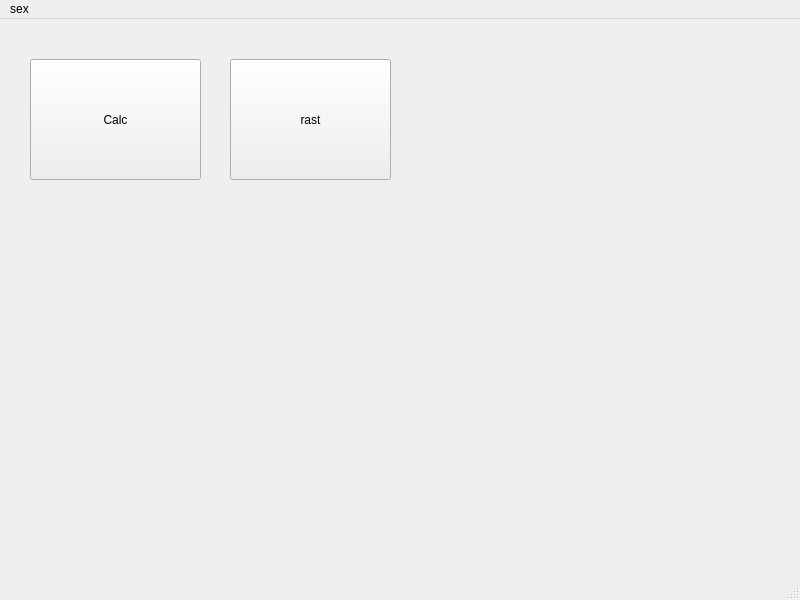
<?xml version="1.0" encoding="UTF-8"?>
<ui version="4.0">
 <class>MainWindow</class>
 <widget class="QMainWindow" name="MainWindow">
  <property name="geometry">
   <rect>
    <x>0</x>
    <y>0</y>
    <width>800</width>
    <height>600</height>
   </rect>
  </property>
  <property name="windowTitle">
   <string>MainWindow</string>
  </property>
  <widget class="QWidget" name="centralwidget">
   <widget class="QPushButton" name="btr_1">
    <property name="geometry">
     <rect>
      <x>30</x>
      <y>40</y>
      <width>171</width>
      <height>121</height>
     </rect>
    </property>
    <property name="text">
     <string>Calc</string>
    </property>
   </widget>
   <widget class="QPushButton" name="btr_2">
    <property name="geometry">
     <rect>
      <x>230</x>
      <y>40</y>
      <width>161</width>
      <height>121</height>
     </rect>
    </property>
    <property name="text">
     <string>rast</string>
    </property>
   </widget>
  </widget>
  <widget class="QMenuBar" name="menubar">
   <property name="geometry">
    <rect>
     <x>0</x>
     <y>0</y>
     <width>800</width>
     <height>39</height>
    </rect>
   </property>
   <widget class="QMenu" name="menusex">
    <property name="title">
     <string>sex</string>
    </property>
    <addaction name="actionexit"/>
   </widget>
   <addaction name="menusex"/>
  </widget>
  <widget class="QStatusBar" name="statusbar"/>
  <action name="actionexit">
   <property name="text">
    <string>exit</string>
   </property>
  </action>
 </widget>
 <resources/>
 <connections/>
</ui>
